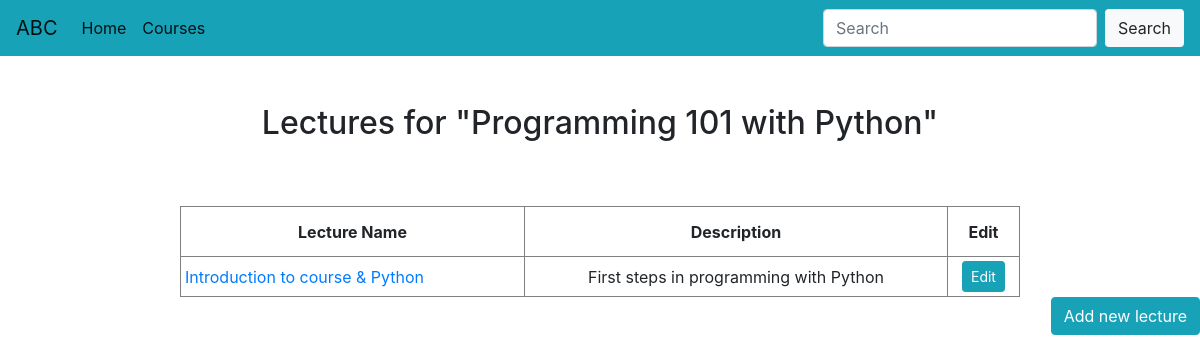
The app's page /education/courses/1/, older data.
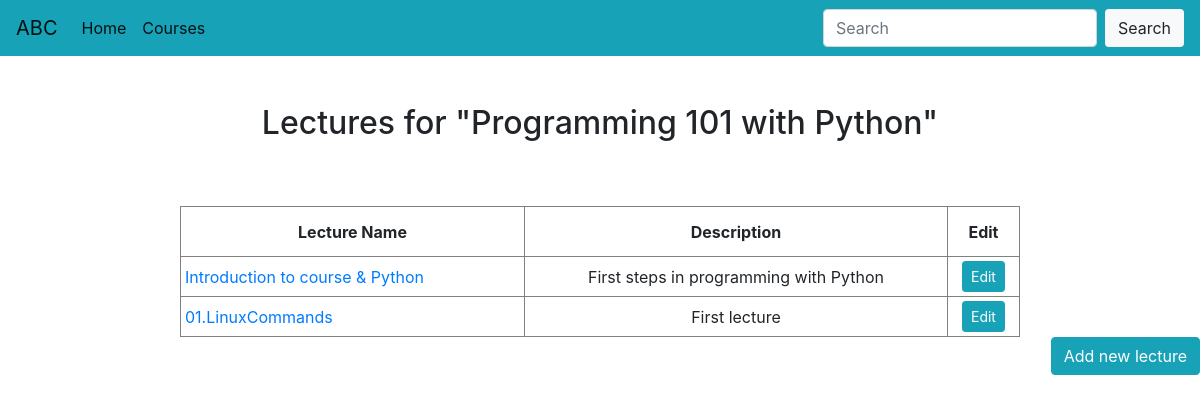
The same page, newer data.
### Education/models.py (models this page shows, shortened)
class Lecture(models.Model):
    def youtube_validator(url):
        if 'youtube.com' not in url:
            raise ValidationError('not a YouTube link')
    name = models.CharField(max_length=255, unique=True)
    description = models.TextField()
    course = models.ForeignKey('Course', on_delete=models.CASCADE)
    url = models.URLField(validators=[URLValidator, youtube_validator])

### Education/views/courses.py (the view)
# urls.py: path('<int:course_id>/', courses.detail, name='detail'),
def detail(request, course_id):
    course = get_object_or_404(Course, id=course_id)
    lectures = Lecture.objects.all().filter(course_id=course_id)
    return render(request, 'courses/detail.html', {'course': course, 'lectures': lectures})

### Education/templates/courses/detail.html (shortened to what this page needs)
{% extends "courses/base.html" %} {% block content %}
<h2><p class="font-weight text-center">Lectures for "{{ course.name }}"</p></h2>
{% if lectures %}
<table class="center">
    <tr>
        <th style="text-align:center;">Lecture Name</th>
        <th style="text-align:center;">Description</th>
        <th style="text-align:center;">Edit</th>
    </tr>
    {% for lecture in lectures %}
        <tr>
            <td style="text-align:left;">
                <a href="{% url 'Education:courses:lecture_detail' course.id lecture.id %}">{{ lecture.name }}</td>
            <td style="text-align:center;">{{ lecture.description }}</td>
            <td style="text-align:center;"><a href="{% url 'Education:courses:edit_lecture' course.id lecture.id %}"><button type="button" class="btn btn-info btn-sm">Edit</button></a></td>
        </tr>
    {% endfor %}
</table>
{% else %}
<p class="font-weight text-center">Currently there are no lectures</p>
{% endif  %}
<p class="font-weight text-right"><a href="{% url 'Education:courses:create_lecture' course.id %}"><button type="button" class="btn btn-info">Add new lecture</button></a>
</p>
{% endblock %}

Row changes from the older to the newer data that the page shows:
added Lecture: name "01.LinuxCommands", description "First lecture"
